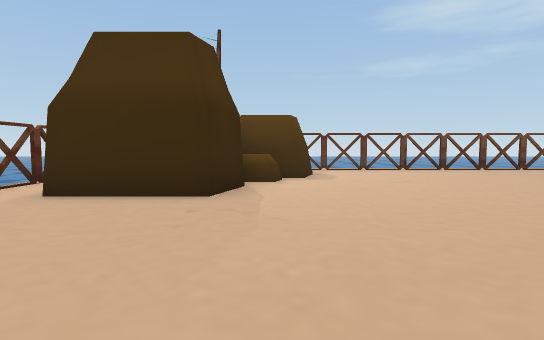
view 1 (above)

19 first-person views from a walk through a 3-D level made in the Unity game engine. The camera is 0.68 m above the floor, tilts 4° down and sees 80° across. The floor is counted in squares, 1 m on a side. Each view is taken from the middle of a square. On the plan, view 1 faces up. The plan holds only what a view shows up to about 10 squares ahead; the rest is blank. The place goes on beyond the plan. The player is left out. Some animated figures are not drawn. Some surface patterns are stand-ins.

view 2
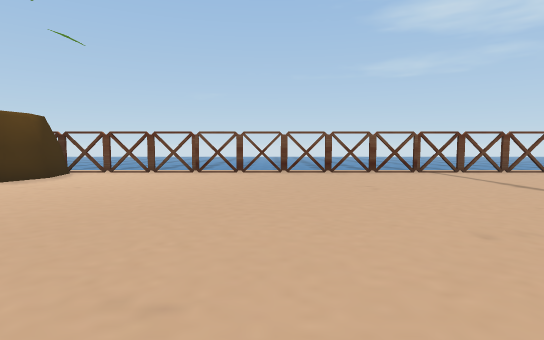

view 3
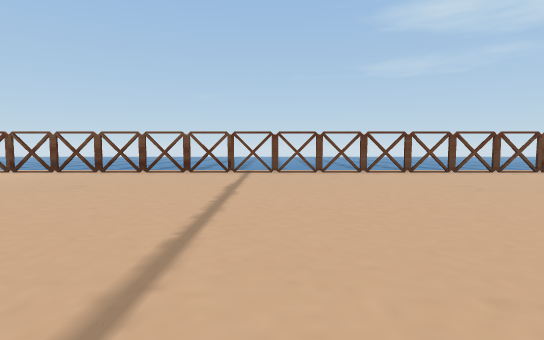

view 4
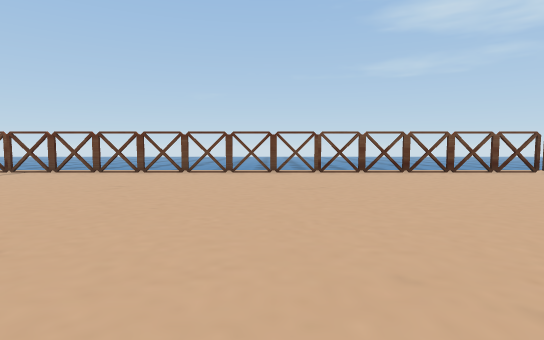

view 5
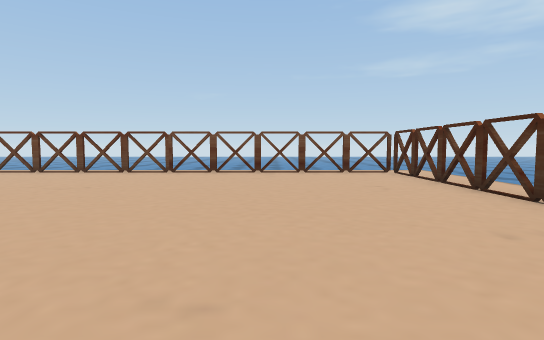

view 6
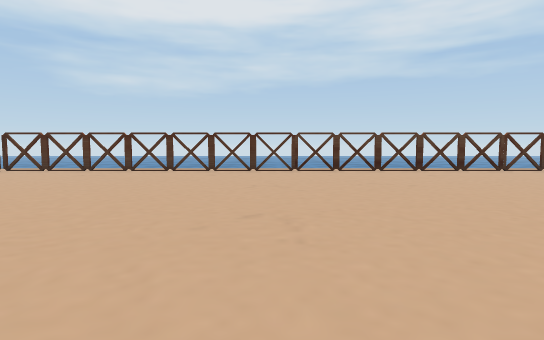

view 7
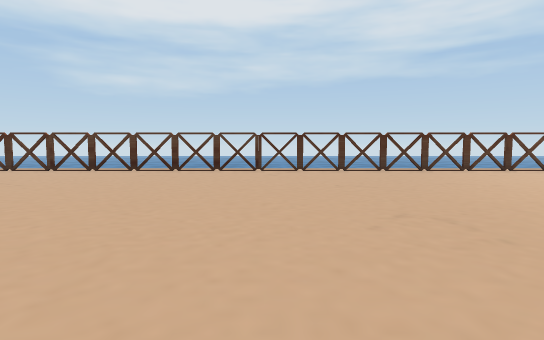

view 8
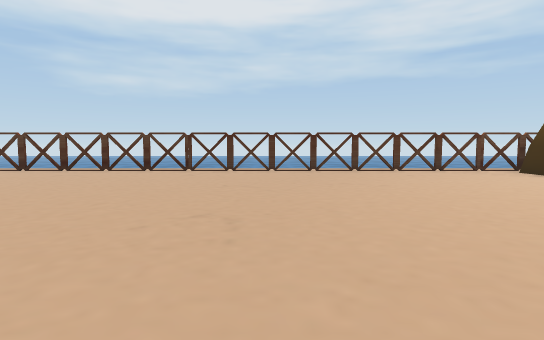

view 9
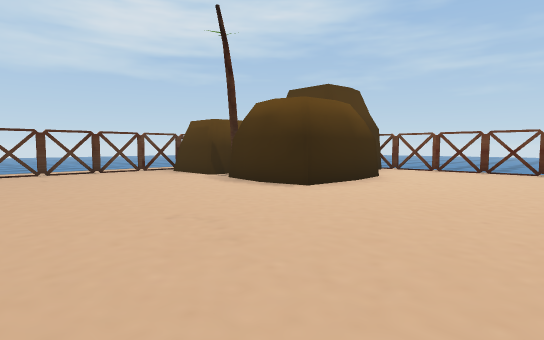

view 10
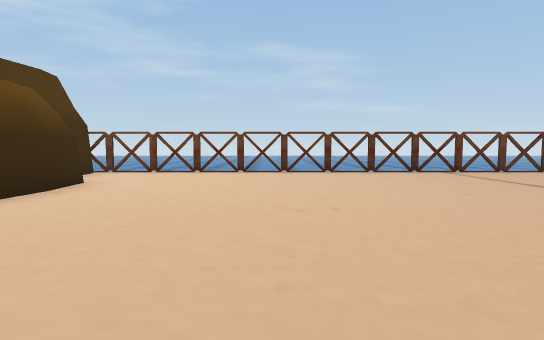

view 11
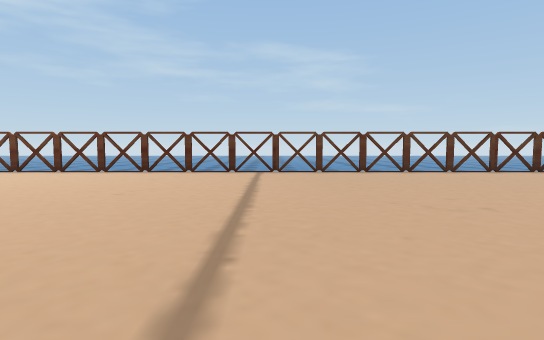

view 12
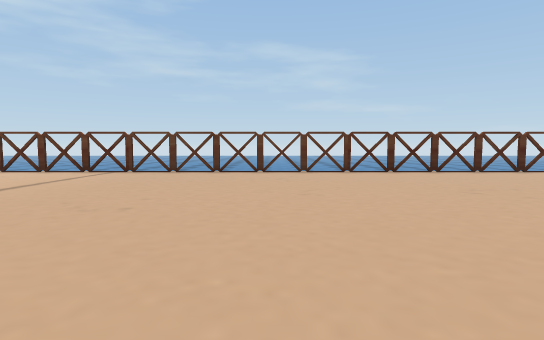

view 13
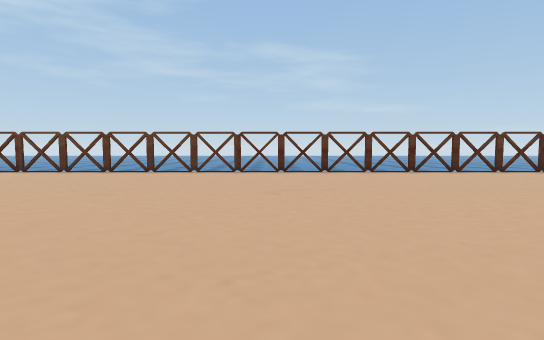

view 14
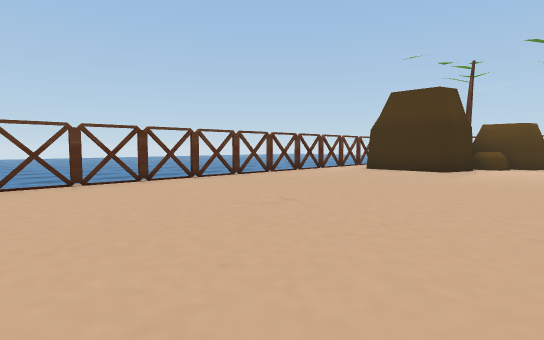

view 15
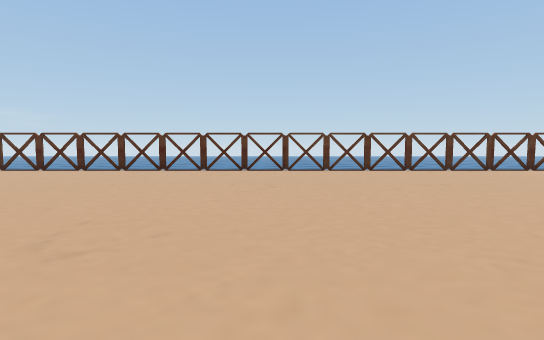

view 16
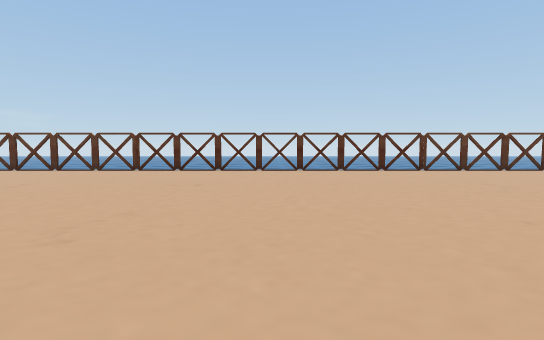

view 17
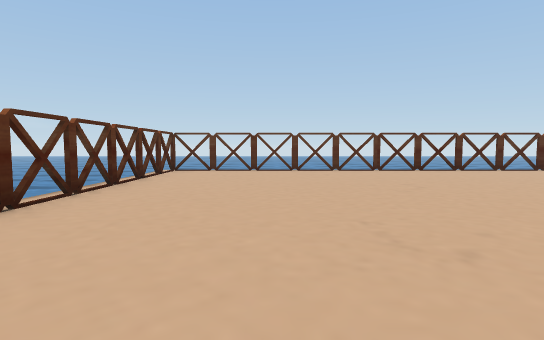

view 18
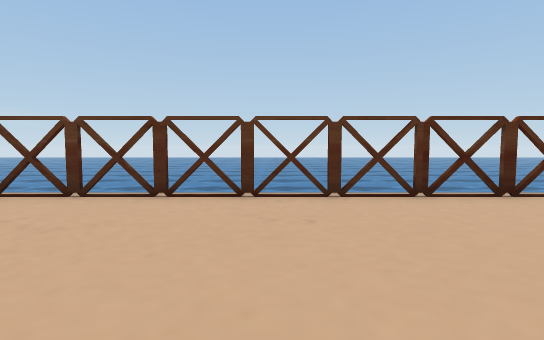

view 19
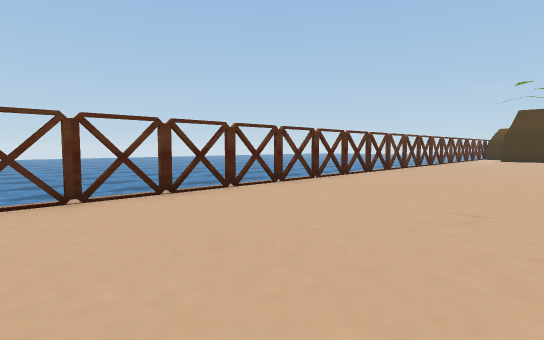

### Floor plan
Points are (right, up) in squares from view 1. A wall is a line through its corners. A room is listed if a view was taken in it or the views show most of it. See-through windows are left out.
Room 1 (views 1, 2, 3, 4, 5, 6, 7, 8, 9, 10, 11, 12, 13, 14, 15, 16, 17, 18, 19)
walls: (18.5, -15) (18.7, -13.6) (19.6, -13.4) (20.9, -13.6); (18.7, -16.3) (18.5, -14.9); (24.3, -4.1) (24.3, 0); (22, -13.7) (23.6, -13.7); (-0.5, 5.8) (-0.9, 4.5) (-3.2, 4.5); (-4.4, -9.9) (-4.4, -14.1); (-4.4, 0) (-4.4, -4.1); (24.3, 1.9) (24.3, 9.7) (0.2, 9.7); (-4.4, 2.9) (-4.4, 1.9); (19.8, -18.5) (19.7, -17.8); (24.3, -14.5) (24.3, -9.9); (0.6, 9.4) (1, 8.2) (0.7, 7.3) (-0.8, 7.3); (-4.4, 6.4) (-4.4, 5.1); (-4.4, -17.9) (-4.4, -18.8) (20, -18.8)
low walls: (0.2, 6.8) (0.1, 6.4) (-0.8, 6.4); (-0.1, 6.9) (-0.2, 6.5)
ways out: opening at (13, 10); opening at (20, 10); gap at (7, 10); gap at (7.5, -19); gap at (16.5, 10); gap at (21.5, 10); gap at (24, 10); gap at (25, 8.5)

Positions as (right, up) in squares from view 1, and headings:
1: (0, 0), facing up
2: (6, 1), facing up
3: (11, 1), facing up
4: (17, 1), facing up
5: (21, 1), facing up
6: (15, 2), facing right
7: (15, -5), facing right
8: (15, -7), facing right
9: (15, -9), facing down-right
10: (15, -10), facing down
11: (10, -10), facing down
12: (6, -10), facing down
13: (3, -10), facing down
14: (2, -5), facing up-left
15: (5, -5), facing left
16: (5, -9), facing left
17: (5, -16), facing left
18: (0, -15), facing left
19: (0, -14), facing up-left
